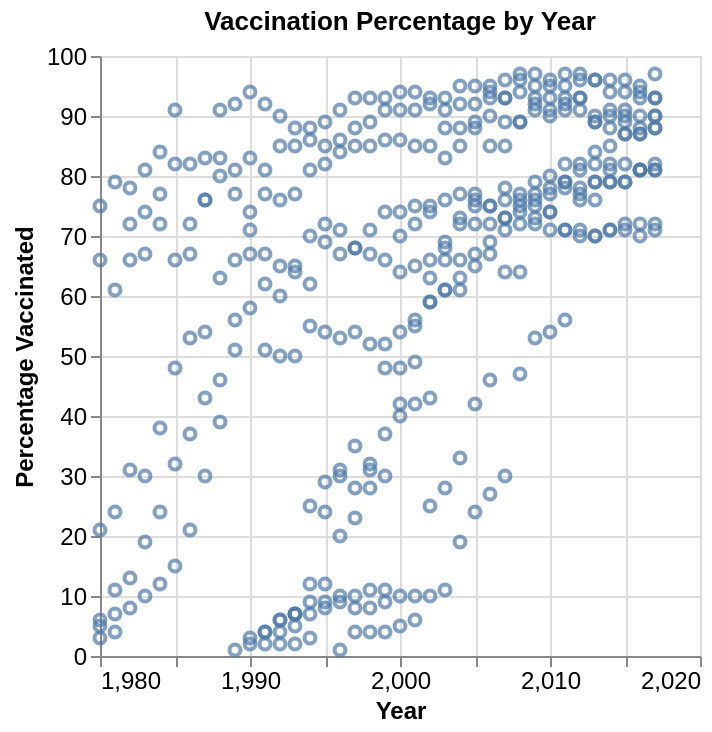

Notebook cell for this chart:
### Code cell
# Task 2: Scatter plot of % vaccinated vs year for all regions
scatter_vaccination = alt.Chart(world_vaccination).mark_point().encode( # Initialize scatter plot
    x=alt.X("yr").title("Year").scale(zero=False),              # X-axis = year, not starting from zero
    y=alt.Y("pct_vaccinated").title("Percentage Vaccinated")    # Y-axis = percent vaccinated
).configure_axis(                                               # Set size of axis text
    labelFontSize=12,
    titleFontSize=12
).properties(                                                   # Set plot title
    title="Vaccination Percentage by Year"
)
scatter_vaccination

### Figure 1 — Vega-Lite specification as saved in the notebook (floating-point values rounded to 4 significant figures; data arrays with more than 128 entries replaced by an {"elided": "..."} marker saying what was removed)
{"config": {"view": {"continuousWidth": 300, "continuousHeight": 300}, "axis": {"labelFontSize": 12, "titleFontSize": 12}}, "data": {"name": "data-7a55e572408cc36cdca53be021260944"}, "mark": {"type": "point"}, "encoding": {"x": {"field": "yr", "scale": {"zero": false}, "title": "Year", "type": "quantitative"}, "y": {"field": "pct_vaccinated", "title": "Percentage Vaccinated", "type": "quantitative"}}, "title": "Vaccination Percentage by Year", "$schema": "https://vega.github.io/schema/vega-lite/v6.1.0.json", "datasets": {"data-7a55e572408cc36cdca53be021260944": {"elided": "402 records"}}}
